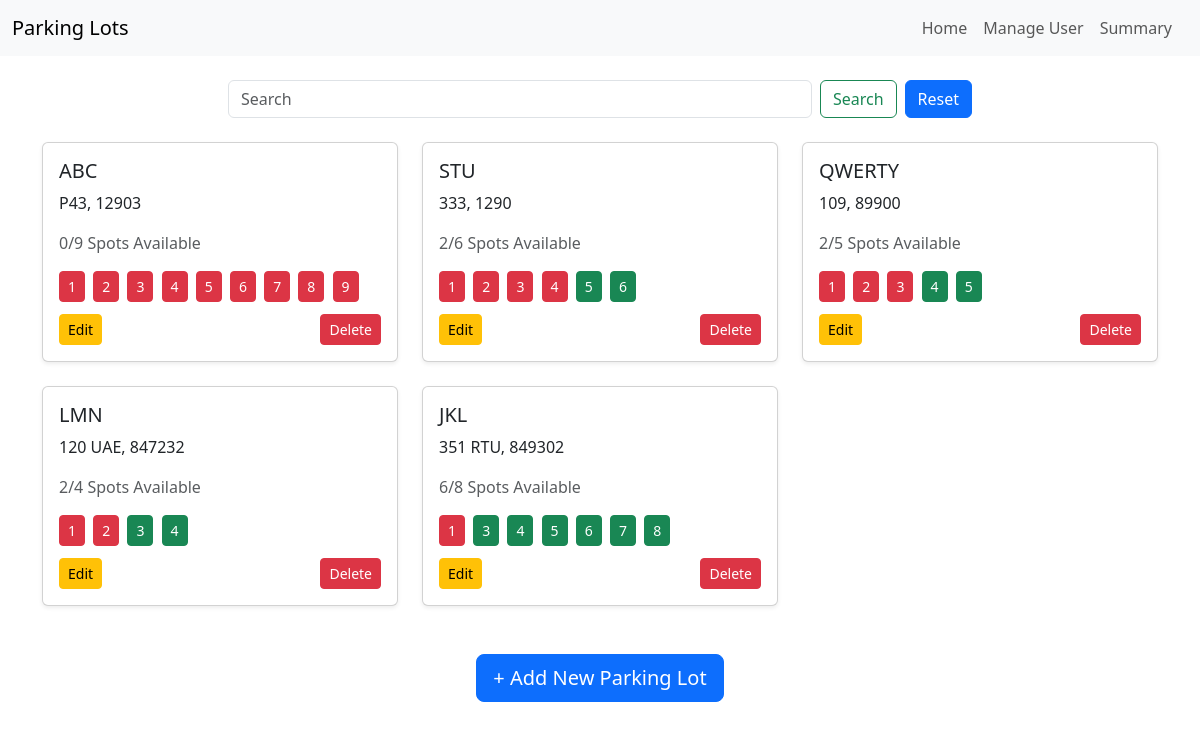
/parking (signed in), run on an earlier commit of the app's database.
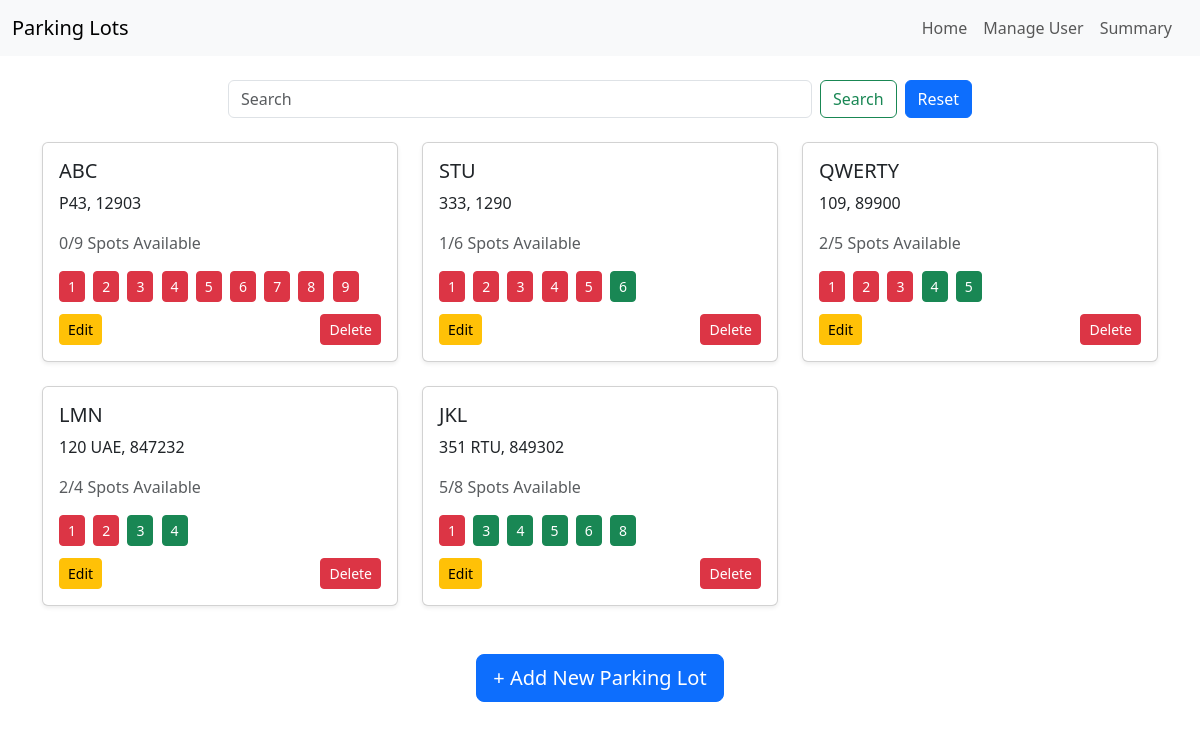
And on a later commit of the database.
### app.py (models this page shows)
class Parking(db.Model):
    __tablename__ = 'parking'
    id = db.Column(db.Integer, primary_key=True)
    prime_location_name = db.Column(db.String(20), unique=True, nullable=False)
    address = db.Column(db.String(20), nullable=False)
    pin_code = db.Column(db.String(20), nullable=False)
    price = db.Column(db.Float, nullable=False)
    number_of_spots = db.Column(db.Integer, nullable=False)
    spots = db.relationship('ParkingSpot', back_populates='parking', cascade='all, delete-orphan')

class ParkingSpot(db.Model):
    __tablename__ = 'parking_spot'
    id = db.Column(db.Integer, primary_key=True)
    parking_id = db.Column(db.Integer, db.ForeignKey('parking.id'), nullable=False)
    spot_number = db.Column(db.Integer, nullable=False)
    status = db.Column(db.String(20), nullable=False, default='A')
    parking = db.relationship('Parking', back_populates='spots')
    bookings = db.relationship('Booking', back_populates='spot', cascade='all, delete-orphan')

### app.py (the view)
@app.route('/parking', methods=['GET', 'POST'])
def parking():
    if 'username' not in session:
        return redirect(url_for('login'))
    parkings = Parking.query.all()
    available_counts = {}
    for parking in parkings:
        available_counts[parking.id] = ParkingSpot.query.filter_by(parking_id=parking.id, status='A').count()
    return render_template('parking.html', parkings=parkings, available_counts=available_counts)

### templates/parking.html (shortened to what this page needs)
<!DOCTYPE html>
<html lang="en">
<head>
  <link href="https://cdn.jsdelivr.net/npm/bootstrap@5.3.3/dist/css/bootstrap.min.css" rel="stylesheet">
</head>
<body>
<nav class="navbar navbar-expand-lg navbar-light bg-light">
  <div class="container-fluid">
    <span class="navbar-brand mb-0 h5">Parking Lots</span>
    <div class="d-flex ms-auto">
      <ul class="navbar-nav me-2 mb-2 mb-lg-0">
        <li class="nav-item">
          <a class="nav-link" href="/admin">Home</a>
        </li>
        <li class="nav-item">
          <a class="nav-link" href="/register">Manage User</a>
        </li>
        <li class="nav-item">
          <a class="nav-link" href="/logout">Summary</a>
        </li>
      </ul>
    </div>
  </div>
</nav>
<div class="container">
  <br>
  <div class="mb-4">
    <div class="col-md-8 mx-auto">
      <form class="d-flex" role="search" method="GET" action="/search">
        <input class="form-control me-2" type="search" placeholder="Search" name="query">
        <button class="btn btn-outline-success" type="submit">Search</button>
        <a href="/parking" class="btn btn-primary ms-2">Reset</a>
      </form>
    </div>
  </div>
  <div class="row row-cols-1 row-cols-md-2 row-cols-lg-3 g-4">
    {% for parking in parkings %}
    <div class="col">
      <div class="card shadow-sm h-100">
        <div class="card-body d-flex flex-column justify-content-between">
          <div>
            <h5 class="card-title">{{ parking.prime_location_name }}</h5>
            <p class="card-text">{{ parking.address }}, {{ parking.pin_code }}</p>
            <p class="text-muted">{{ available_counts[parking.id] }}/{{ parking.number_of_spots }} Spots Available</p>
          </div>
          <div class="mb-2">
            {% for spot in parking.spots %}
            <button
              type="button"
              class="btn btn-sm me-1 mb-1
                {% if spot.status == 'O' %}
                  btn-danger
                {% else %}
                  btn-success
                {% endif %}"
              data-bs-toggle="modal"
              data-bs-target="#spotModal{{ spot.id }}"
              title="View Spot {{ spot.spot_number }}">
              <span>{{ spot.spot_number }}</span>
            </button>
            {% endfor %}
          </div>
          <div class="mt-auto d-flex justify-content-between">
            <a href="/edit_parking/{{ parking.id }}" class="btn btn-sm btn-warning">Edit</a>
            <form action="/delete_parking/{{ parking.id }}" method="POST" class="d-inline" onsubmit="return confirm('Are you sure you want to delete this parking lot?')">
              <button type="submit" class="btn btn-sm btn-danger">Delete</button>
            </form>
          </div>
        </div>
      </div>
    </div>
    {% endfor %}
  </div>
  <div class="text-center mt-5">
    <a href="/add_parking" class="btn btn-primary btn-lg">+ Add New Parking Lot</a>
  </div>
</div>
</body>
</html>

What changed in the data, as far as the page shows it:
removed ParkingSpot: spot_number "7", status "A" (drawn), shown under Parking "JKL"
computed for Parking "STU": available_counts "2" → "1"
changed ParkingSpot (number 14 of 30 on the later page): status "A" → "O" (drawn)
computed for Parking "JKL": id "6" → "5"
